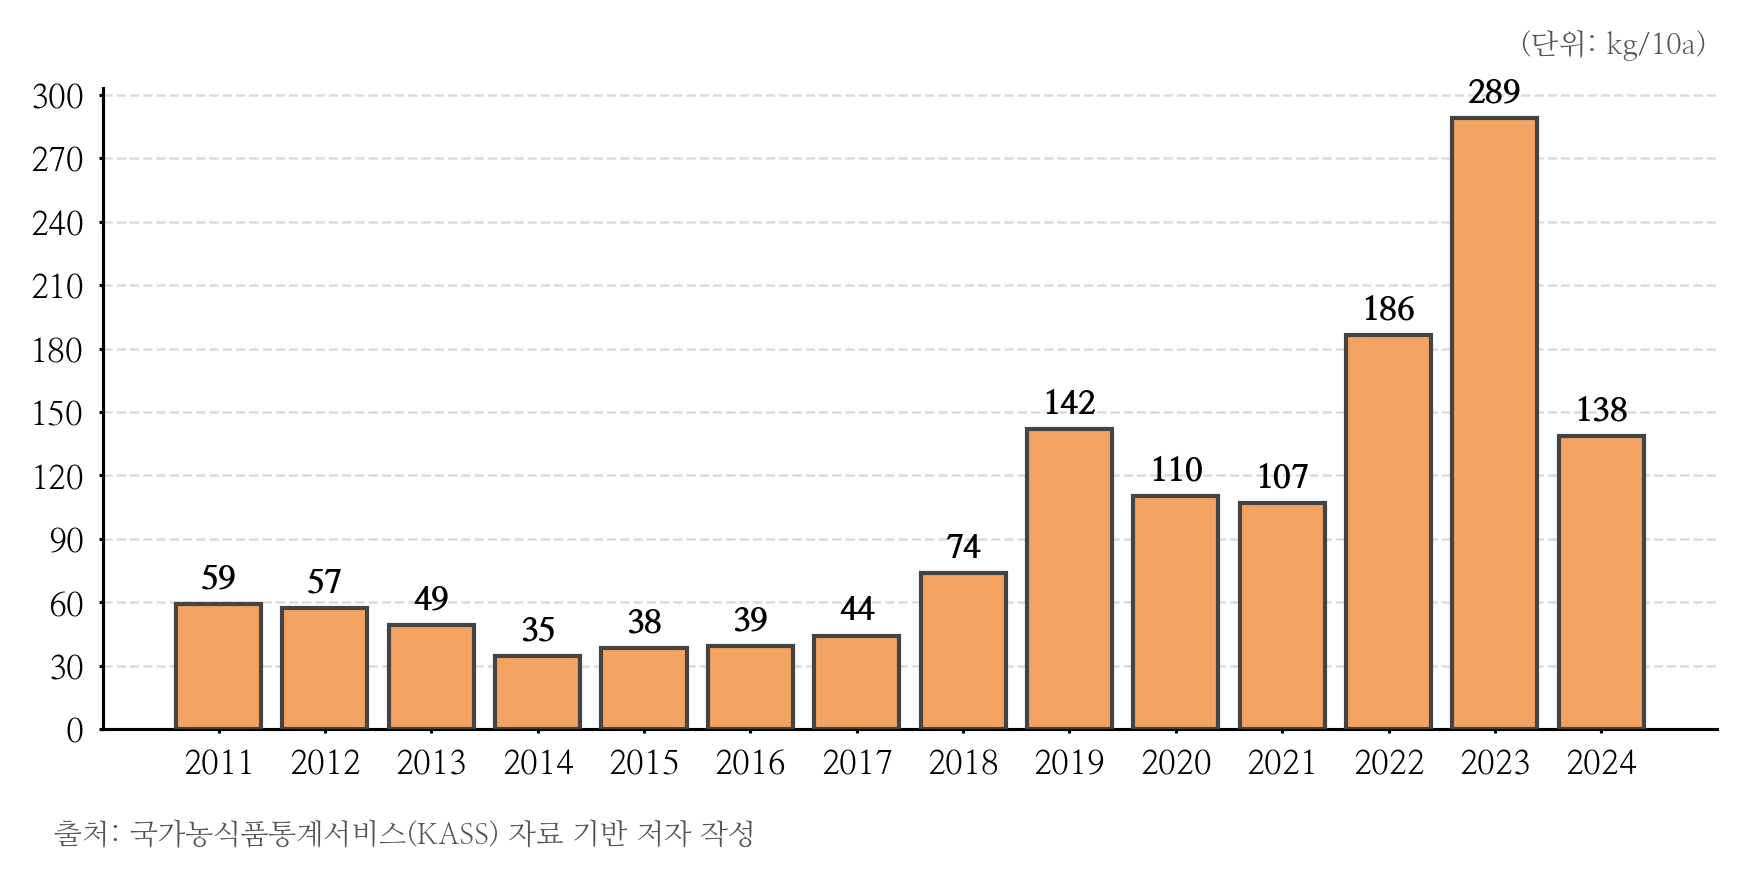

The script that saved this image:
import matplotlib as mpl
import matplotlib.pyplot as plt
from matplotlib import font_manager
import numpy as np
import pandas as pd

### 폰트

font_path = "/usr/share/fonts/truetype/nanum/NanumMyeongjo.ttf"
font_manager.fontManager.addfont(font_path)
mpl.rc("font", family="NanumMyeongjo")
mpl.rcParams["axes.unicode_minus"] = False


### 디자인 일반

pt = 1 / 72
mpl.rcParams.update({
    "figure.figsize": (500 * pt, 200 * pt),
    "font.size": 9, "axes.titlesize": 11, "axes.labelsize": 9,
    "xtick.labelsize": 8, "ytick.labelsize": 8,
    "legend.fontsize": 8, "lines.linewidth": 0.75, "axes.linewidth": 0.75,
    "xtick.major.width": 0.75, "ytick.major.width": 0.75,
    "xtick.major.size": 1, "ytick.major.size": 1,
})


colors = ["#F4A261","#264653", "#2A9D8F", "#E9C46A",  "#E76F51"]


### 데이터 입력

csv_file = "/home/user/문서/workspace/python/graph/data/콩_10아르당_비료투입량.csv"
df = pd.read_csv(csv_file, encoding="utf-8").convert_dtypes()


### 데이터 지정

df["시점"] = pd.to_datetime(df["시점"], format="%Y")
x = df["시점"].values
idx = np.arange(len(x))

y = df["SUM(데이터)"].values


### 그래프 작성

fig, ax = plt.subplots()
bars = ax.bar(idx, y, color=colors[0],  edgecolor="#444", zorder=3)




### 데이터 표시 텍스트

for bar in bars:
    h = bar.get_height()
    ax.annotate(f"{h:.0f}", (bar.get_x() + bar.get_width() / 2, h),
                xytext=(0, 2), textcoords="offset points",
                ha="center", va="bottom", fontsize=8, fontweight="bold")


### x축 텍스트

tick_idx = []
tick_labels = []

for i, date in enumerate(df["시점"]):
    # 같은 연·월의 첫 번째 날짜만 tick
    if i == 0 or date.year != df["시점"][i-1].year:
        tick_idx.append(i)
        tick_labels.append(date.strftime("%Y"))   # "%Y"만 쓰면 연도만 표시

ax.set_xticks(tick_idx)
ax.set_xticklabels(tick_labels)


### y축 텍스트


y_min, y_max = 0, 300
step = 30  # 원하는 간격
ax.set_yticks(np.arange(y_min, y_max + step, step))


### 그리드 


ax.grid(axis="y", linestyle="--", linewidth=0.6, alpha=0.45, zorder=0)
ax.spines["top"].set_visible(False)
ax.spines["right"].set_visible(False)




### 출처 텍스트

fig.text(
    0.27, 0,
    "출처: 국가농식품통계서비스(KASS) 자료 기반 저자 작성",
    ha="center", va="top",
    fontsize=7, color="#555"
)


### 단위 텍스트
fig.text(
    0.85, 0.95,
    "(단위: kg/10a)",
    ha="center", va="top",
    fontsize=7, color="#555"
)

# print(df)

pic_name = "콩_10아르당_비료투입량"
save_path = f"/home/user/문서/workspace/python/graph/image"

sample_file = f"/home/user/문서/workspace/python/chart.png"

# sample
# mpl.use("Agg")
# fig.savefig(f"{sample_file}", dpi=300, bbox_inches="tight")
# plt.close(fig)


# PNG 저장
# mpl.use("Agg")
# fig.savefig(f"{save_path}/{pic_name}.png", dpi=300, bbox_inches="tight")
# plt.close(fig)

# ----- OR -----

# PGF 저장
mpl.use("pgf")
fig.savefig(f"{save_path}/{pic_name}.pgf")
plt.close(fig)
